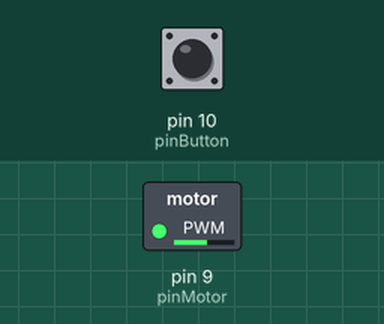
Recording of a sketch running on a simulated Arduino Uno, built with avr-gcc and run on an emulated ATmega328P. On the bench: switched loads named in the sketch (green lamp = pin HIGH). The test bench sets the inputs (shaded band); at power-on: pin 10 (pinButton) HIGH.

Above: at 0.1 s.
Timing chart, 0 to 1.6 s (numbered marks = the images above):
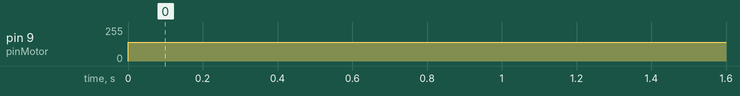

Measured:
- by itself, pin 9 (pinMotor): 0/255 → 140/255 at 0.00 s

The sketch:

EncoderForRealTest.ino
```cpp
const int pinEncoder = 8, pinMotor = 9, pinButton = 10;
const int encoderStepsPerRevolution = 20;

bool prevEncoderValue = true;
int encoderStepCount = 0;
int objectiveCompartiment = 0;

bool pressedButton = false;

void setup() {
  Serial.begin(9600);


  pinMode(pinEncoder, INPUT_PULLUP);
  pinMode(pinButton, INPUT_PULLUP);
  pinMode(pinMotor, OUTPUT);
}

void loop() {
  objectiveCompartiment += int(ButtonDown());
  if(objectiveCompartiment == 4) objectiveCompartiment = 0;

  analogWrite(pinMotor, 140);
  //MotorMovement();
  //delay(15);
}

bool ButtonDown()
{
  if(!digitalRead(pinButton) && !pressedButton)
  {
    pressedButton = true;
    return true;
  }
  else if(digitalRead(pinButton) && pressedButton)
    pressedButton = false;

  return false;
}

int CurrentCompartiment()
{
  bool encoderValue = !digitalRead(pinEncoder);
  if(!encoderValue && prevEncoderValue)
  {
    encoderStepCount++;
    if(encoderStepCount == encoderStepsPerRevolution)
      encoderStepCount = 0;
  }
  prevEncoderValue = encoderValue;
  return encoderStepCount / 5;
}

void MotorMovement()
{
  bool isInObjectiveCompartiment = CurrentCompartiment() == objectiveCompartiment;

  Serial.println(encoderStepCount);
  PrintState(!isInObjectiveCompartiment, int(encoderStepCount / 5));

  digitalWrite(pinMotor, !isInObjectiveCompartiment);

}

void PrintState(bool motorShouldBeMoving, int currentCompartiment)
{
  Serial.print("Objective compartiment:\t");
  Serial.print(objectiveCompartiment);
  Serial.print(", current compartiment:\t");
  Serial.print(currentCompartiment);
  Serial.print(", motor should be moving:\t");
  if(motorShouldBeMoving) Serial.println("YES");
  else Serial.println("NO");
}
```
